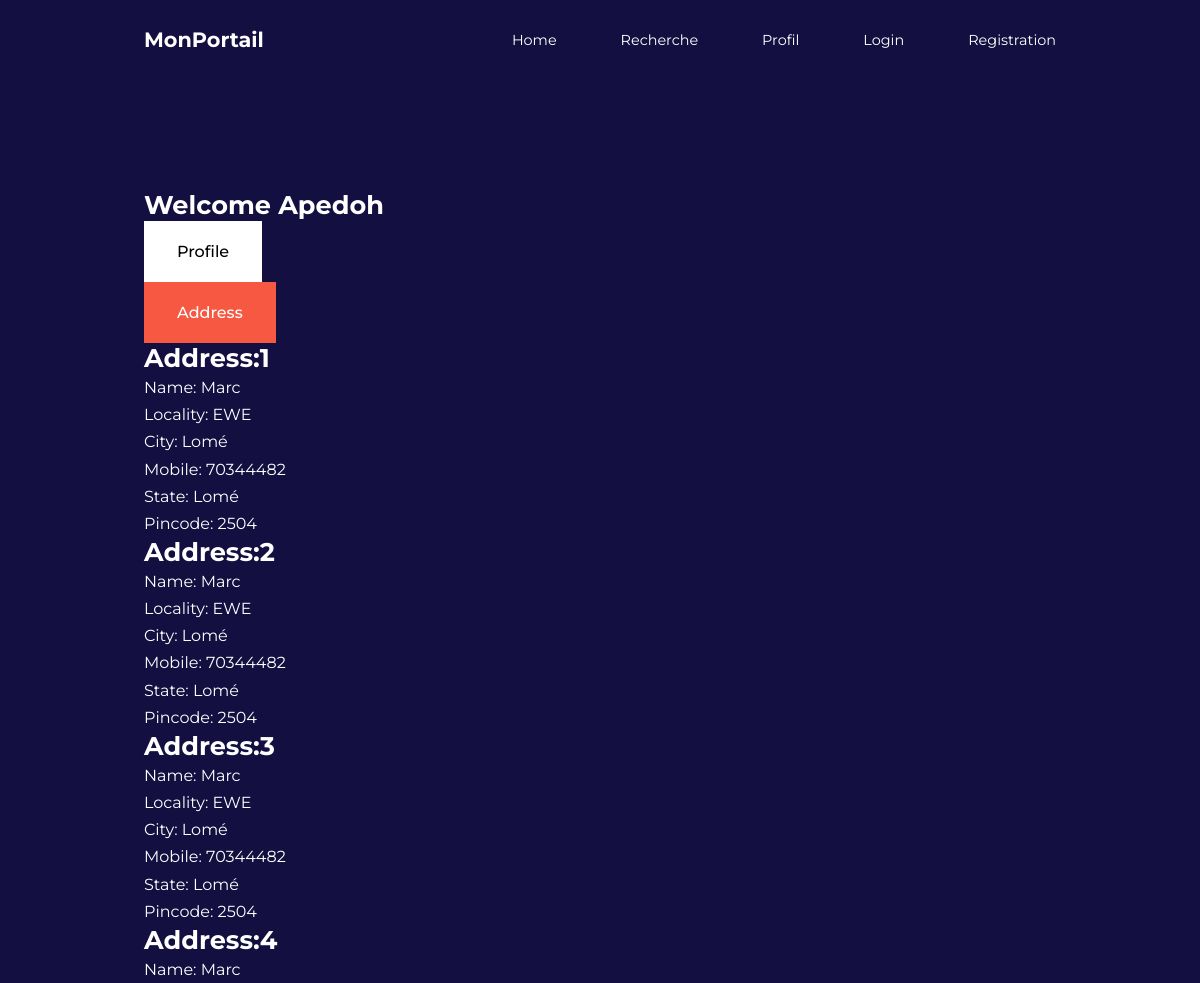
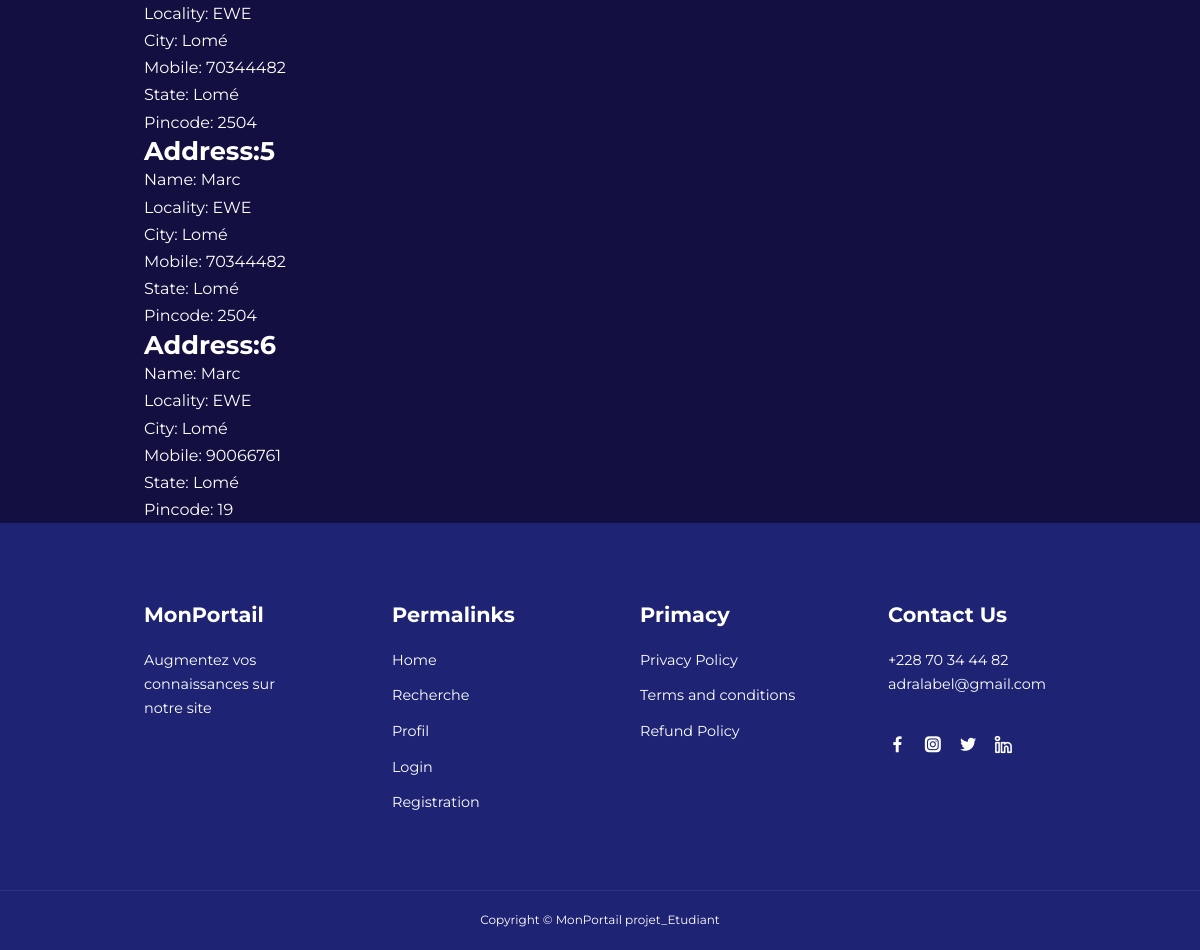
The app's page /adresse/ (signed in) with its own data (2 pictures, top to bottom).
### app_partiel/models.py (models this page shows, shortened)
class Customer(models.Model):
    user = models.ForeignKey(User, on_delete=models.CASCADE)
    name = models.CharField(max_length=200)
    locality = models.CharField(max_length=200)
    city = models.CharField(max_length=50)
    mobile = models.CharField(default='', max_length=50)
    state = models.CharField(choices=STATES_CHOICES, max_length=200)
    zipcode = models.IntegerField()

### app_partiel/views.py (the view)
# urls.py: path('adresse/',address, name='adresse'),
def address(request):
    add = Customer.objects.filter(user=request.user)
    return render(request,"app/adresse.html", locals())

### app_partiel/templates/app/adresse.html (shortened to what this page needs)
{% extends 'app/base.html' %}
{% load static %}
	{% block main-content %}
    <br> <br> <br> <br> <br> <br> <br>
        <div class="container my-5">
	        <div class = "row">
	            <h3>Welcome <span class="text-capitalize">{{request.user}}</span></h3>
	            <div class = "">
	                <ul class = "list-unstyled">
	                    <li class="d-grid"><a href="{% url 'profile' %}" class="btn">Profile</a></li>
	                    <li class="d-grid"><a href="{% url 'adresse' %}" class="btn  btn-primary" >Address</a></li>
	                </ul>
	            </div>
	            <div class = "">
	                <div class="row">
	                    {% for ad in add %}
	                        <div  class="col-sm-6">
	                            <div class="card m-2">
	                                <div class="card-body">
	                                    <h3>Address:{{forloop.counter}}</h3>
	                                    <p>Name: {{ad.name}}</p>
	                                    <p>Locality: {{ad.locality}}</p>
	                                    <p>City: {{ad.city}}</p>
	                                    <p>Mobile: {{ad.mobile}}</p>
	                                    <p>State: {{ad.state}}</p>
	                                    <p>Pincode: {{ad.zipcode}}</p>
	                                </div>
	                            </div>
	                        </div>
	                    {% endfor %}
	                </div>
	            </div>
	        </div>
	    </div>
	{% endblock main-content%}

### app_partiel/static/app/css/style1.css (style rules this page uses)
* { margin:0; padding:0; border:0; outline:0; text-decoration: none; list-style:none; box-sizing:border-box; }
:root { --color-primary:#0c0942; --color-success:#00bf8e; --color-warning:#f7c94b; --color-danger:#f75842; --color-danger-variant:rgba(247,88,66,0.4); --color-white:#fff; --color-light:rgba(255,255,255,0.7); --color-black:#000; --color-bg:#130f40; --color-bg1:#1e2374; --color-bg2:#2d337e; --container-width-lg:76%; --container-width-md:90%; --container-wdth-sm:94%; --transition:all 400ms ease; }
body { font-family: 'Montserrat', sans-serif; line-height:1.7; color:var(--color-white); background-color:var(--color-bg); }
.container { width:var(--container-width-lg); margin:0 auto; }
h1,h2,h3,h4,h5 { line-height: 1.2; }
h3 { font-size: 1.6rem; }
a { color: var(--color-white); }
.btn { display:inline-block; background:var(--color-white); color: var(--color-black); padding: 1rem 2rem; border:1px solid transparent; font-weight:500; transition:var(--transition); }
.btn-primary { background: var(--color-danger); color:var(--color-white) }

### records on screen
Customer: name "Marc", locality "EWE", city "Lomé", mobile "70344482", state "Lomé", zipcode "2504"
Customer: name "Marc", locality "EWE", city "Lomé", mobile "70344482", state "Lomé", zipcode "2504"
Customer: name "Marc", locality "EWE", city "Lomé", mobile "70344482", state "Lomé", zipcode "2504"
Customer: name "Marc", locality "EWE", city "Lomé", mobile "70344482", state "Lomé", zipcode "2504"
Customer: name "Marc", locality "EWE", city "Lomé", mobile "70344482", state "Lomé", zipcode "2504"
Customer: name "Marc", locality "EWE", city "Lomé", mobile "90066761", state "Lomé", zipcode "19"

### other values on screen
{{ request.user }} "Apedoh"
